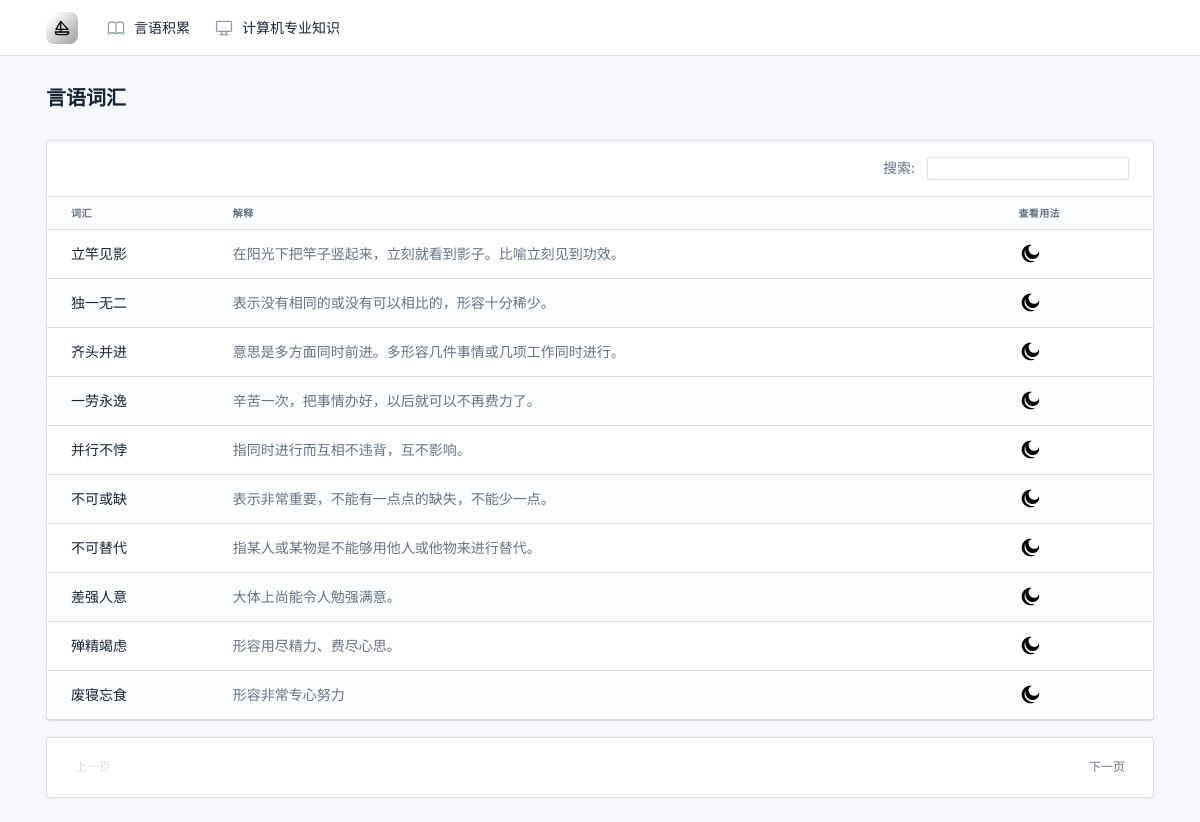
The app's page /language/list with its own data.
### language/models.py (models this page shows)
class Language(models.Model):
    word = models.CharField(max_length=100, unique=True)
    expression = models.CharField(max_length=100)

### language/views.py (the view)
# urls.py: path('list', views.word_list, name='words'),
def word_list(request):
    query = request.GET.get('s')
    if query is None:
        words = Language.objects.all().order_by('id')
    else:
        words = Language.objects.filter(word__contains=query).order_by('id')
    per_page = 10
    paginator = Paginator(words, per_page)
    page_number = request.GET.get('page')
    page_obj = paginator.get_page(page_number)
    context = {
        'words': page_obj,
        'query': query,
    }
    return render(request, 'language.html', context)

### templates/language.html (shortened to what this page needs)
{% load static %}
<!DOCTYPE html>
<html lang="en">
<head>
    <link href="{% static 'css/tabler.min.css' %}" rel="stylesheet"/>
    <link href="{% static 'css/tabler-flags.min.css' %}" rel="stylesheet"/>
    <link href="{% static 'css/tabler-payments.min.css' %}" rel="stylesheet"/>
    <link href="{% static 'css/tabler-vendors.min.css' %}" rel="stylesheet"/>
</head>
<body>
{% include 'header.html' %}
<div class="page-wrapper">
    <div class="page-header d-print-none">
        <div class="container-xl">
            <div class="row g-2 align-items-center">
                <div class="col">
                    <h2 class="page-title">
                        言语词汇
                    </h2>
                </div>
            </div>
        </div>
    </div>
    <div class="page-body">
        <div class="container-xl">
            <div class="row row-cards">
                <div class="col-12">
                    <div class="card">
                        <div class="card-body border-bottom py-3">
                            <div class="d-flex">
                                <div class="ms-auto text-muted">
                                    搜索:
                                    <div class="ms-2 d-inline-block">
                                        <label>
                                            <input id="search" type="text" class="form-control form-control-sm"
                                                   value="{{ query|default_if_none:"" }}">
                                        </label>
                                    </div>
                                </div>
                            </div>
                        </div>
                        <div class="table-responsive">
                            <table class="table table-vcenter card-table table-striped">
                                <thead>
                                <tr>
                                    <th>词汇</th>
                                    <th>解释</th>
                                    <th>查看用法</th>
                                </tr>
                                </thead>
                                <tbody>
                                {% for word in words %}
                                    <tr>
                                        <td>{{ word.word }}</td>
                                        <td class="text-muted">
                                            {{ word.expression }}
                                        </td>
                                        <td class="text-muted"><a
                                                target="_blank"
                                                href="http://search.people.cn/s?keyword={{ word.word }}"
                                                class="text-reset">
                                        </a>
                                        </td>
                                    </tr>
                                {% endfor %}
                                </tbody>
                            </table>
                        </div>
                    </div>
                </div>
                <div class="col-12">
                    <div class="card">
                        <div class="card-body">
                            <ul class="pagination ">
                                {% if words.has_previous %}
                                    <li class="page-item page-prev">
                                        <a class="page-link" href="?page={{ words.previous_page_number }}">
                                            <div class="page-item-subtitle">上一页</div>
                                        </a>
                                    </li>
                                {% else %}
                                    <li class="page-item page-prev disabled">
                                        <a class="page-link" href="#">
                                            <div class="page-item-subtitle">上一页</div>
                                        </a>
                                    </li>
                                {% endif %}
                                {% if words.has_next %}
                                    <li class="page-item page-next">
                                        <a class="page-link" href="?page={{ words.next_page_number }}">
                                            <div class="page-item-subtitle">下一页</div>
                                        </a>
                                    </li>
                                {% else %}
                                    <li class="page-item page-next disabled">
                                        <a class="page-link" href="#">
                                            <div class="page-item-subtitle">下一页</div>
                                        </a>
                                    </li>
                                {% endif %}
                            </ul>
                        </div>
                    </div>
                </div>
            </div>
        </div>
    </div>
</div>
</body>
</html>

### records on screen
Language: word "立竿见影", expression "在阳光下把竿子竖起来，立刻就看到影子。比喻立刻见到功效。"
Language: word "独一无二", expression "表示没有相同的或没有可以相比的，形容十分稀少。"
Language: word "齐头并进", expression "意思是多方面同时前进。多形容几件事情或几项工作同时进行。"
Language: word "一劳永逸", expression "辛苦一次，把事情办好，以后就可以不再费力了。"
Language: word "并行不悖", expression "指同时进行而互相不违背，互不影响。"
Language: word "不可或缺", expression "表示非常重要，不能有一点点的缺失，不能少一点。"
Language: word "不可替代", expression "指某人或某物是不能够用他人或他物来进行替代。"
Language: word "差强人意", expression "大体上尚能令人勉强满意。"
Language: word "殚精竭虑", expression "形容用尽精力、费尽心思。"
Language: word "废寝忘食", expression "形容非常专心努力"
